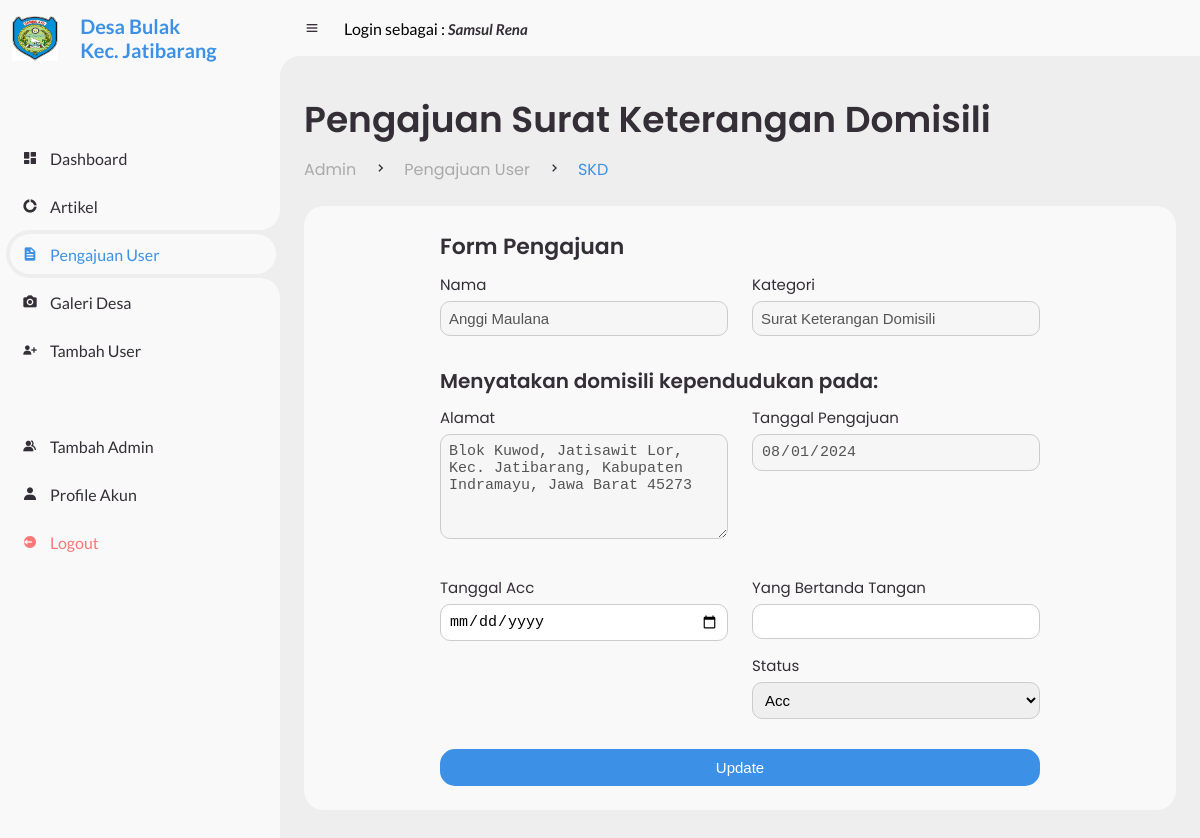
The app's page /admin/pengajuan/skd.php?id=69 (signed in) with its own data.
### tables this page shows
CREATE TABLE `pengajuan` (
  `id_pengajuan` int(11) NOT NULL,
  `nik` varchar(20) NOT NULL,
  `id_kategori` int(20) NOT NULL,
  `nama_usaha` varchar(255) DEFAULT NULL,
  `nama_kk` varchar(255) DEFAULT NULL,
  `nama_akte_dokumen` varchar(255) DEFAULT NULL,
  `keterangan_tidak_mampu` varchar(500) DEFAULT NULL,
  `masa_ktp_sementara` date DEFAULT NULL,
  `keterangan_menikah` varchar(255) DEFAULT NULL,
  `tanggal_pengajuan` date NOT NULL,
  `tanggal_acc` date DEFAULT NULL,
  `status` varchar(20) NOT NULL,
  `nama_kuwu` varchar(255) DEFAULT NULL,
  `id_admin` int(20) DEFAULT NULL
);

CREATE TABLE `user` (
  `user_id` int(11) NOT NULL,
  `nama` varchar(255) NOT NULL,
  `nik` varchar(20) NOT NULL,
  `tempat_lahir` varchar(255) NOT NULL,
  `tanggal_lahir` date NOT NULL,
  `jenis_kelamin` varchar(255) NOT NULL,
  `agama` varchar(255) NOT NULL,
  `alamat` varchar(255) NOT NULL,
  `pekerjaan` varchar(255) NOT NULL,
  `pendidikan` varchar(255) NOT NULL,
  `status_pernikahan` varchar(255) NOT NULL,
  `password` varchar(255) NOT NULL
);

CREATE TABLE `kategori_pengajuan` (
  `id_kategori_pengajuan` int(20) NOT NULL,
  `jenis_pengajuan` varchar(255) NOT NULL
);

### admin/pengajuan/skd.php (the view, shortened to what this page needs)
<?php
require '../../config/db.php';
$nip = $_SESSION['nip'];
$sql = "SELECT * FROM admin WHERE nip = '$nip'";
$result = mysqli_query($conn, $sql);
$userData = mysqli_fetch_assoc($result);
$displayName = $userData['nama'];
$row = null;
if (isset($_GET['id'])) {
    $id = $_GET['id'];
    $sql = "SELECT p.id_pengajuan, u.nama AS nama_user, u.alamat AS alamat_user, k.jenis_pengajuan AS kategori, p.tanggal_pengajuan, p.status
            FROM pengajuan p
            JOIN user u ON p.nik = u.nik
            JOIN kategori_pengajuan k ON p.id_kategori = k.id_kategori_pengajuan
            WHERE p.id_pengajuan = ?";
    $stmt = $conn->prepare($sql);
    $stmt->bind_param("i", $id);
    $stmt->execute();
    $result = $stmt->get_result();
    if ($result->num_rows > 0) {
        $row = $result->fetch_assoc();
    } else {
        echo "Data tidak tersedia!";
        exit();
    }
}
?>
<!DOCTYPE html>
<html lang="en">
<head>
    <link href='https://unpkg.com/boxicons@2.0.9/css/boxicons.min.css' rel='stylesheet'>
    <link rel="stylesheet" href="../../user/style.css">
    <link rel="stylesheet" href="https://cdn.jsdelivr.net/npm/sweetalert2@11/dist/sweetalert2.min.css">
</head>
<body>
    <section id="sidebar">
        <?php include 'brand.php' ?>
        <ul class="side-menu top">
            <li>
                <a href="../index.php">
                    <i class='bx bxs-dashboard'></i>
                    <span class="text">Dashboard</span>
                </a>
            </li>
            <li>
                <a href="../artikel.php">
                    <i class='bx bxs-doughnut-chart'></i>
                    <span class="text">Artikel</span>
                </a>
            </li>
            <li class="active">
                <a href="../pengajuan_user.php">
                    <i class='bx bxs-file'></i>
                    <span class="text">Pengajuan User</span>
                </a>
            </li>
            <li>
                <a href="../galeri.php">
                    <i class='bx bxs-camera' ></i>
                    <span class="text">Galeri Desa</span>
                </a>
            </li>
            <li>
                <a href="../tambah_user.php">
                    <i class='bx bxs-user-plus'></i>
                    <span class="text">Tambah User</span>
                </a>
            </li>
        </ul>
        <ul class="side-menu">
            <li>
                <a href="../tambah_admin.php">
                    <i class='bx bxs-group'></i>
                    <span class="text">Tambah Admin</span>
                </a>
            </li>
            <li>
                <a href="../profile_akun.php">
                    <i class='bx bxs-user'></i>
                    <span class="text">Profile Akun</span>
                </a>
            </li>
            <li>
                <a href="../logout.php" class="logout">
                    <i class='bx bxs-log-out-circle'></i>
                    <span class="text">Logout</span>
                </a>
            </li>
        </ul>
    </section>
    <section id="content">
        <?php include '../navbar.php' ?>
        <main>
            <div class="head-title">
                <div class="left">
                    <h1>Pengajuan Surat Keterangan Domisili</h1>
                    <ul class="breadcrumb">
                        <li><a href="index.php">Admin</a></li>
                        <li><i class='bx bx-chevron-right'></i></li>
                        <li><a href="index.php">Pengajuan User</a></li>
                        <li><i class='bx bx-chevron-right'></i></li>
                        <li><a class="active" href="pengajuan_user.php">SKD</a></li>
                    </ul>
                </div>
            </div>
            <div class="table-data">
                <div class="order">
                        <div class="formulir-pengajuan" id="pengajuanForm">
                        <h3 style="margin-bottom:10px; font-size:22px; font-weight: 600;">Form Pengajuan</h3>
                        <form action="skd.php" method="POST">
                            <div class="form-row">
                                <div class="form-column">
                                    <div class="data-user">
                                        <label for="nama">Nama</label>
                                        <input type="text" id="nama" value="<?php echo htmlspecialchars($row['nama_user'] ?? ''); ?>" disabled>
                                    </div>
                                </div>
                                <div class="form-column">
                                    <div class="data-user">
                                        <label for="jenis_pengajuan">Kategori</label>
                                        <input type="text" id="jenis_pengajuan" value="<?php echo htmlspecialchars($row['kategori'] ?? ''); ?>" disabled>
                                    </div>
                                </div>
                            </div>
                            <h3 style="margin-bottom:10px; font-size:20px; font-weight: 600;">Menyatakan domisili kependudukan pada: </h3>
                            <div class="form-row">
                                <div class="form-column">
                                    <div class="data-user">
                                        <label for="alamat">Alamat</label>
                                        <textarea name="alamat" id="alamat" disabled><?php echo htmlspecialchars($row['alamat_user'] ?? ''); ?></textarea>
                                    </div>
                                </div>
                                <div class="form-column">
                                    <div class="data-user">
                                        <label for="tanggal_pengajuan">Tanggal Pengajuan</label>
                                        <input type="date" id="tanggal_pengajuan" value="<?php echo htmlspecialchars($row['tanggal_pengajuan'] ?? ''); ?>" disabled>
                                    </div>
                                </div>
                            </div>
                            <div class="form-row">
                                <div class="form-column">
                                    <div class="data-user">
                                        <label for="tanggal_acc">Tanggal Acc</label>
                                        <input type="date" id="tanggal_acc" name="tanggal_acc" required>
                                    </div>
                                </div>
                                <div class="form-column">
                                    <div class="data-user">
                                        <label for="ttd">Yang Bertanda Tangan</label>
                                        <input type="text" id="ttd" name="ttd" required>
                                    </div>
                                    <div class="data-user">
                                        <label for="status">Status</label>
                                        <select id="status" name="status" required>
                                            <option value="Acc" <?php echo ($row['status'] ?? '') === 'Acc' ? 'selected' : ''; ?>>Acc</option>
                                        </select>
                                    </div>
                                </div>
                            </div>
                            <button type="submit">Update</button>
                        </form>
                    </div>
                </div>
            </div>
        </main>
    </section>
</body>
</html>

### admin/navbar.php (shortened to what this page needs)
<nav>
    <i class='bx bx-menu'></i>
    <p>Login sebagai : <a href="#" class="nav-link"><i><?php echo htmlspecialchars($displayName, ENT_QUOTES, 'UTF-8'); ?></i></a></p>
</nav>

### records on screen
pengajuan: nama "Anggi Maulana", id_kategori.jenis_pengajuan "Surat Keterangan Domisili", alamat "Blok Kuwod, Jatisawit Lor, Kec. Jatibarang, Kabupaten Indramayu, Jawa Barat 45273", tanggal_pengajuan "08/01/2024", status "Acc"

### other values on screen
$displayName "Samsul Rena"
